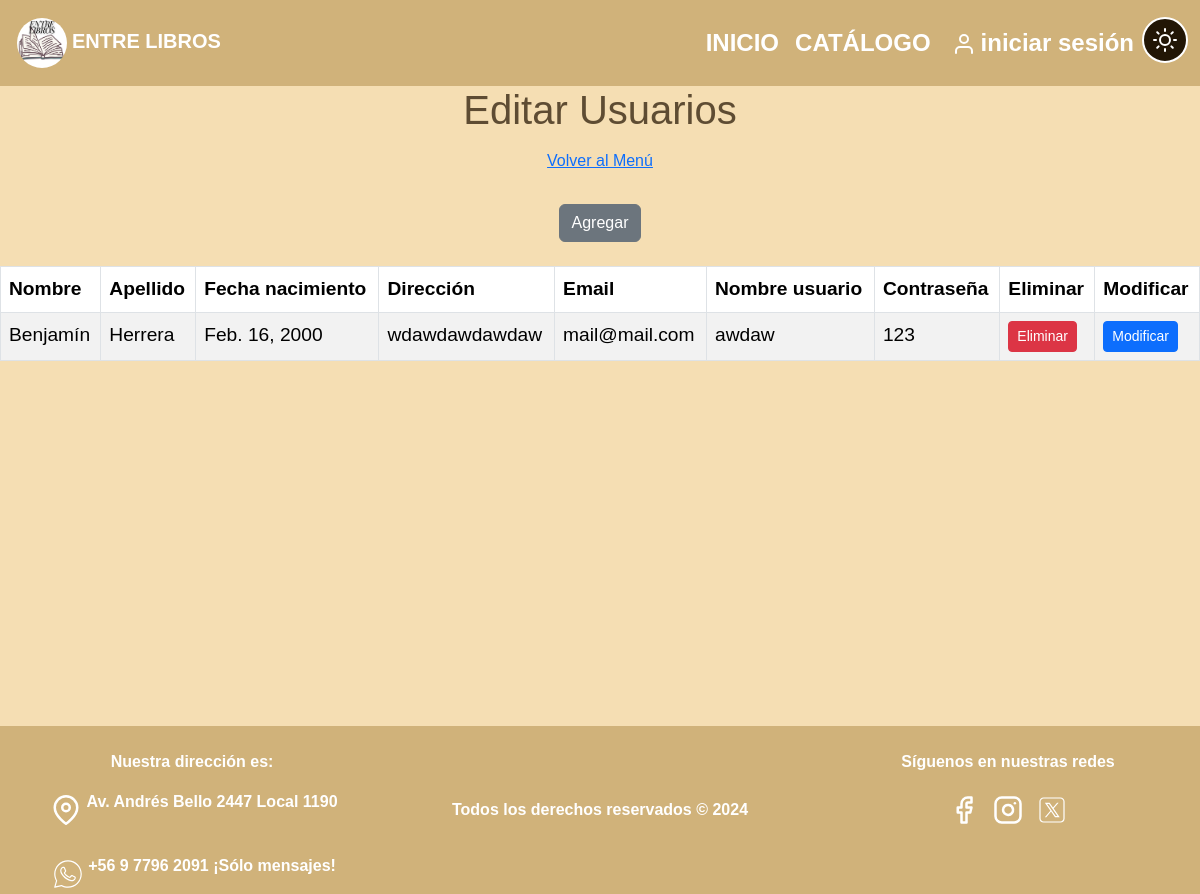
/entreLibros/crud_usuarios, run on an earlier commit of the app's database.
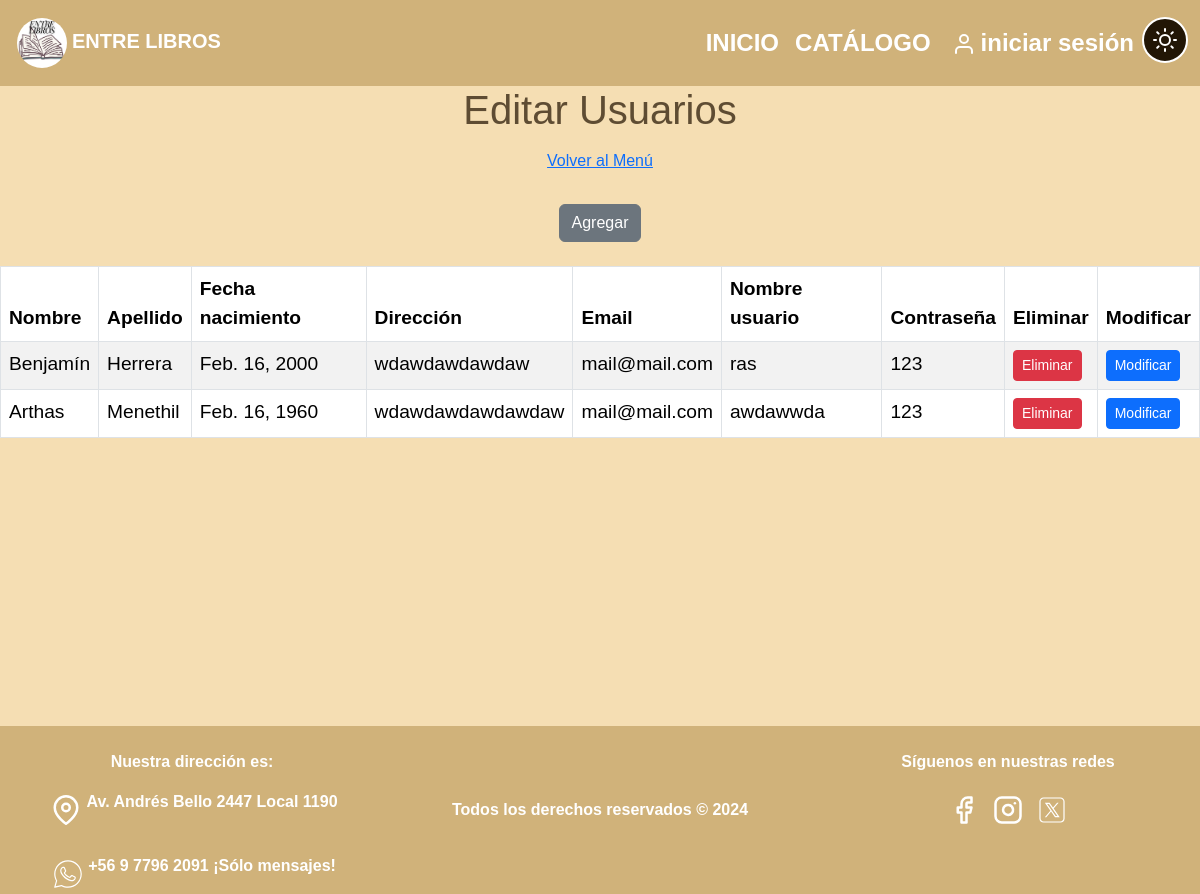
And on a later commit of the database.
### entreLibros/models.py (models this page shows, shortened)
class Usuario(models.Model):
    id_usuario      = models.AutoField(primary_key=True)
    nombre          = models.CharField(max_length=30)
    apellido        = models.CharField(max_length=30)
    fec_nac         = models.DateField(blank=False, null=False)
    direccion       = models.CharField(max_length=100)
    user_name       = models.CharField(max_length=20)
    correo          = models.EmailField(max_length=100)
    password        = models.CharField(max_length=100)

### entreLibros/views.py (the view)
# urls.py: path('crud_usuarios', views.crud_usuarios, name='crud_usuarios'),
def crud_usuarios(request):
    usuarios = Usuario.objects.all()
    context = {'usuarios': usuarios}
    print("Enviando datos usuarios_list")
    return render(request, 'entreLibros/usuarios_list.html', context)

### entreLibros/templates/entreLibros/usuarios_list.html (shortened to what the changed rows need)
<!DOCTYPE html>
<html lang="es">
  <head>
    {% load static %}
    <link rel="stylesheet" href="{% static 'CSS/style.css'%}" />
    <link rel="stylesheet" href="{% static 'CSS/styleCrud.css' %}" />
    <link
      href="https://cdn.jsdelivr.net/npm/bootstrap@5.3.3/dist/css/bootstrap.min.css"
      rel="stylesheet"
    />
  </head>
  <body>
    <div class="contenido" id="contenido">
      <h1 class="text-center">Editar Usuarios</h1>
      <div class="table-responsive">
        <table class="table table-striped table-bordered">
          {% if usuarios %}
          <thead>
            <tr>
              <th>Nombre</th>
              <th>Apellido</th>
              <th>Fecha nacimiento</th>
              <th>Dirección</th>
              <th>Email</th>
              <th>Nombre usuario</th>
              <th>Contraseña</th>
              <th>Eliminar</th>
              <th>Modificar</th>
            </tr>
          </thead>
          <tbody>
            {% for x in usuarios %}
            <tr>
              <td>{{ x.nombre }}</td>
              <td>{{ x.apellido }}</td>
              <td>{{ x.fec_nac }}</td>
              <td>{{ x.direccion }}</td>
              <td>{{ x.correo }}</td>
              <td>{{ x.user_name }}</td>
              <td>{{ x.password }}</td>
              <td>
                <a
                  href="{% url 'usuarios_del' pk=x.id_usuario %}"
                  class="btn btn-danger btn-sm"
                  >Eliminar</a
                >
              </td>
              <td>
                <a
                  href="{% url 'usuarios_edit' pk=x.id_usuario %}"
                  class="btn btn-primary btn-sm"
                  >Modificar</a
                >
              </td>
            </tr>
            {% endfor %}
          </tbody>
          {% else %}
          <tr>
            <td colspan="9" class="text-center">No hay usuarios disponibles</td>
          </tr>
          {% endif %}
        </table>
      </div>
    </div>
  </body>
</html>

What changed in the data, as far as the page shows it:
changed Usuario "Benjamín": user_name "awdaw" → "ras"
added Usuario: nombre "Arthas", apellido "Menethil", fec_nac "Feb. 16, 1960", direccion "wdawdawdawdawdaw", correo "mail@mail.com", user_name "awdawwda", password "123"
